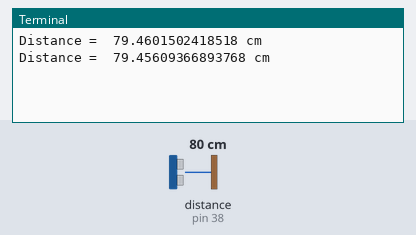
Bench run of a program on a simulated Raspberry Pi (header pin numbers). Parts: the last lines printed to the terminal. The test bench sets the inputs (shaded band); at power-on: distance to the obstacle (sensor on pin 38) 80 cm. The echo pulse lasts 58.3 µs per cm; the clock reads 2024-03-15 10:24:30 at power-on unless the program sets it.

Above: at 1.2 s.
1.3 s: distance to the obstacle (sensor on pin 38) set to 2 cm
At 1.9 s:
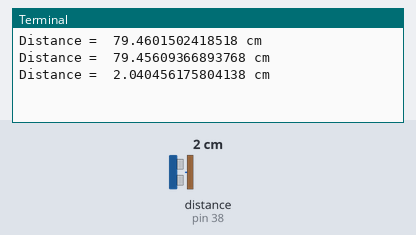
2.8 s: distance to the obstacle (sensor on pin 38) set to 4 cm
At 3.4 s:
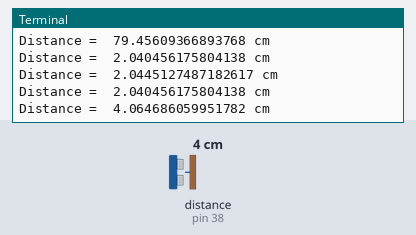
Timing chart, 0 to 5.8 s (numbered marks = the images above; inputs shaded):
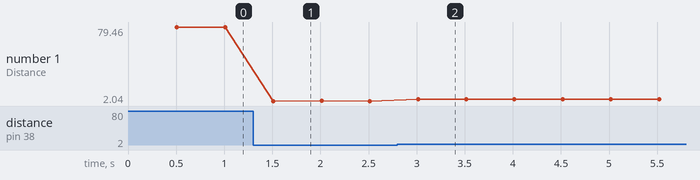

Measured:
- after the input at 1.3 s, the terminal: prints a new line after 0.21 s (image 1)
- after the input at 2.8 s, the terminal: prints a new line after 0.22 s (image 2)
- plotted number 1: 79.46 → 2.04 after the input at 1.3 s, 2.04 → 4.07 after the input at 2.8 s

The program:

ultrasonicDistance.py
```python
import RPi.GPIO as GPIO
import time

#Initializations
triggerPin = 40
echoPin = 38
start = 0
stop = 0

GPIO.setmode(GPIO.BOARD)
GPIO.setup(triggerPin,GPIO.OUT)
GPIO.setup(echoPin,GPIO.IN)

GPIO.output(triggerPin,0)

while(1):
        #0.5 seconds delay between measurements
        time.sleep(0.5)

        #start reading from the trigger pin
        GPIO.output(triggerPin,1)
        time.sleep(10e-6)
        GPIO.output(triggerPin,0)

        while (GPIO.input(echoPin) == 0):
                start = time.time()

        while (GPIO.input(echoPin) == 1):
                stop = time.time()

        distance = 340.29e2 * (stop-start)/2
        print("Distance = ", distance, "cm")
```
